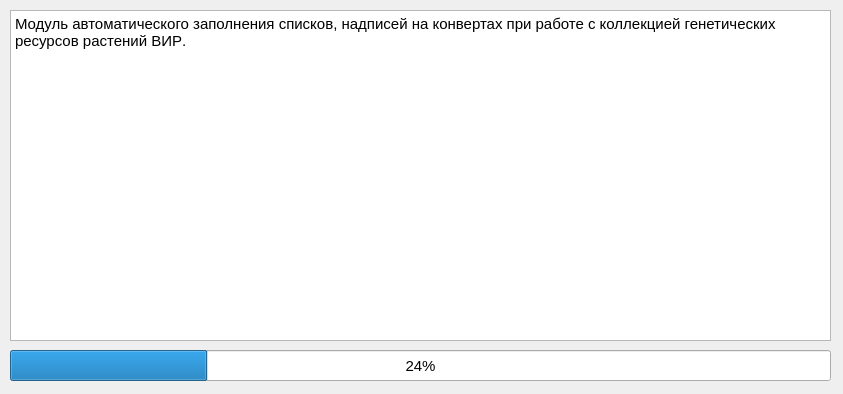
<?xml version="1.0" encoding="UTF-8"?>
<ui version="4.0">
 <class>ReceivedDataDisplay</class>
 <widget class="QWidget" name="ReceivedDataDisplay">
  <property name="geometry">
   <rect>
    <x>0</x>
    <y>0</y>
    <width>843</width>
    <height>394</height>
   </rect>
  </property>
  <property name="windowTitle">
   <string>ReceivedDataDisplay</string>
  </property>
  <widget class="QLineEdit" name="itemNumberLineEdit">
   <property name="geometry">
    <rect>
     <x>10</x>
     <y>10</y>
     <width>681</width>
     <height>41</height>
    </rect>
   </property>
   <property name="font">
    <font>
     <pointsize>11</pointsize>
    </font>
   </property>
   <property name="text">
    <string/>
   </property>
  </widget>
  <widget class="QPushButton" name="deleteButton">
   <property name="geometry">
    <rect>
     <x>10</x>
     <y>60</y>
     <width>101</width>
     <height>41</height>
    </rect>
   </property>
   <property name="font">
    <font>
     <pointsize>11</pointsize>
    </font>
   </property>
   <property name="text">
    <string>Удалить</string>
   </property>
  </widget>
  <widget class="QPushButton" name="longStorageReportButton">
   <property name="geometry">
    <rect>
     <x>590</x>
     <y>60</y>
     <width>101</width>
     <height>41</height>
    </rect>
   </property>
   <property name="font">
    <font>
     <pointsize>11</pointsize>
    </font>
   </property>
   <property name="text">
    <string>Отчет ДХ</string>
   </property>
  </widget>
  <widget class="QPushButton" name="reportButton">
   <property name="geometry">
    <rect>
     <x>720</x>
     <y>60</y>
     <width>101</width>
     <height>41</height>
    </rect>
   </property>
   <property name="font">
    <font>
     <pointsize>11</pointsize>
    </font>
   </property>
   <property name="text">
    <string>Отчет</string>
   </property>
  </widget>
  <widget class="QPushButton" name="findButton">
   <property name="geometry">
    <rect>
     <x>720</x>
     <y>10</y>
     <width>101</width>
     <height>41</height>
    </rect>
   </property>
   <property name="font">
    <font>
     <pointsize>11</pointsize>
    </font>
   </property>
   <property name="text">
    <string>Найти</string>
   </property>
  </widget>
  <widget class="QLabel" name="countLabel">
   <property name="geometry">
    <rect>
     <x>360</x>
     <y>60</y>
     <width>151</width>
     <height>41</height>
    </rect>
   </property>
   <property name="font">
    <font>
     <pointsize>11</pointsize>
    </font>
   </property>
   <property name="text">
    <string>Количество: 0</string>
   </property>
  </widget>
  <widget class="QTextBrowser" name="textBrowser">
   <property name="enabled">
    <bool>true</bool>
   </property>
   <property name="geometry">
    <rect>
     <x>10</x>
     <y>10</y>
     <width>821</width>
     <height>331</height>
    </rect>
   </property>
   <property name="font">
    <font>
     <family>MS Shell Dlg 2</family>
     <pointsize>11</pointsize>
    </font>
   </property>
   <property name="html">
    <string>&lt;!DOCTYPE HTML PUBLIC &quot;-//W3C//DTD HTML 4.0//EN&quot; &quot;http://www.w3.org/TR/REC-html40/strict.dtd&quot;&gt;
&lt;html&gt;&lt;head&gt;&lt;meta name=&quot;qrichtext&quot; content=&quot;1&quot; /&gt;&lt;style type=&quot;text/css&quot;&gt;
p, li { white-space: pre-wrap; }
&lt;/style&gt;&lt;/head&gt;&lt;body style=&quot; font-family:'MS Shell Dlg 2'; font-size:11pt; font-weight:400; font-style:normal;&quot;&gt;
&lt;p style=&quot; margin-top:0px; margin-bottom:0px; margin-left:0px; margin-right:0px; -qt-block-indent:0; text-indent:0px;&quot;&gt;&lt;span style=&quot; font-family:'MS Reference Sans Serif';&quot;&gt;Модуль&lt;/span&gt;&lt;span style=&quot; font-family:'MS Reference Sans Serif'; color:#c0c0c0;&quot;&gt; &lt;/span&gt;&lt;span style=&quot; font-family:'MS Reference Sans Serif';&quot;&gt;автоматического&lt;/span&gt;&lt;span style=&quot; font-family:'MS Reference Sans Serif'; color:#c0c0c0;&quot;&gt; &lt;/span&gt;&lt;span style=&quot; font-family:'MS Reference Sans Serif';&quot;&gt;заполнения&lt;/span&gt;&lt;span style=&quot; font-family:'MS Reference Sans Serif'; color:#c0c0c0;&quot;&gt; &lt;/span&gt;&lt;span style=&quot; font-family:'MS Reference Sans Serif'; color:#000000;&quot;&gt;списков,&lt;/span&gt;&lt;span style=&quot; font-family:'MS Reference Sans Serif'; color:#c0c0c0;&quot;&gt; &lt;/span&gt;&lt;span style=&quot; font-family:'MS Reference Sans Serif'; color:#000000;&quot;&gt;надписей&lt;/span&gt;&lt;span style=&quot; font-family:'MS Reference Sans Serif'; color:#c0c0c0;&quot;&gt; &lt;/span&gt;&lt;span style=&quot; font-family:'MS Reference Sans Serif';&quot;&gt;на&lt;/span&gt;&lt;span style=&quot; font-family:'MS Reference Sans Serif'; color:#c0c0c0;&quot;&gt; &lt;/span&gt;&lt;span style=&quot; font-family:'MS Reference Sans Serif';&quot;&gt;конвертах&lt;/span&gt;&lt;span style=&quot; font-family:'MS Reference Sans Serif'; color:#c0c0c0;&quot;&gt; &lt;/span&gt;&lt;span style=&quot; font-family:'MS Reference Sans Serif';&quot;&gt;при&lt;/span&gt;&lt;span style=&quot; font-family:'MS Reference Sans Serif'; color:#c0c0c0;&quot;&gt; &lt;/span&gt;&lt;span style=&quot; font-family:'MS Reference Sans Serif';&quot;&gt;работе&lt;/span&gt;&lt;span style=&quot; font-family:'MS Reference Sans Serif'; color:#c0c0c0;&quot;&gt; &lt;/span&gt;&lt;span style=&quot; font-family:'MS Reference Sans Serif';&quot;&gt;с&lt;/span&gt;&lt;span style=&quot; font-family:'MS Reference Sans Serif'; color:#c0c0c0;&quot;&gt; &lt;/span&gt;&lt;span style=&quot; font-family:'MS Reference Sans Serif';&quot;&gt;коллекцией&lt;/span&gt;&lt;span style=&quot; font-family:'MS Reference Sans Serif'; color:#c0c0c0;&quot;&gt; &lt;/span&gt;&lt;span style=&quot; font-family:'MS Reference Sans Serif';&quot;&gt;генетических&lt;/span&gt;&lt;span style=&quot; font-family:'MS Reference Sans Serif'; color:#c0c0c0;&quot;&gt; &lt;/span&gt;&lt;span style=&quot; font-family:'MS Reference Sans Serif';&quot;&gt;ресурсов&lt;/span&gt;&lt;span style=&quot; font-family:'MS Reference Sans Serif'; color:#c0c0c0;&quot;&gt; &lt;/span&gt;&lt;span style=&quot; font-family:'MS Reference Sans Serif';&quot;&gt;растений&lt;/span&gt;&lt;span style=&quot; font-family:'MS Reference Sans Serif'; color:#c0c0c0;&quot;&gt; &lt;/span&gt;&lt;span style=&quot; font-family:'MS Reference Sans Serif';&quot;&gt;ВИР&lt;/span&gt;&lt;span style=&quot; font-family:'MS Reference Sans Serif'; color:#000000;&quot;&gt;.&lt;/span&gt;&lt;/p&gt;
&lt;p style=&quot;-qt-paragraph-type:empty; margin-top:0px; margin-bottom:0px; margin-left:0px; margin-right:0px; -qt-block-indent:0; text-indent:0px; font-family:'MS Reference Sans Serif'; color:#000000;&quot;&gt;&lt;br /&gt;&lt;/p&gt;&lt;/body&gt;&lt;/html&gt;</string>
   </property>
  </widget>
  <widget class="QProgressBar" name="progressBar">
   <property name="geometry">
    <rect>
     <x>10</x>
     <y>350</y>
     <width>821</width>
     <height>31</height>
    </rect>
   </property>
   <property name="font">
    <font>
     <pointsize>11</pointsize>
    </font>
   </property>
   <property name="value">
    <number>24</number>
   </property>
  </widget>
  <widget class="QPushButton" name="deleteAllButton">
   <property name="geometry">
    <rect>
     <x>140</x>
     <y>60</y>
     <width>101</width>
     <height>41</height>
    </rect>
   </property>
   <property name="font">
    <font>
     <pointsize>11</pointsize>
    </font>
   </property>
   <property name="text">
    <string>Удалить всё</string>
   </property>
  </widget>
  <widget class="QTableWidget" name="tableWidget">
   <property name="geometry">
    <rect>
     <x>10</x>
     <y>110</y>
     <width>821</width>
     <height>231</height>
    </rect>
   </property>
   <attribute name="horizontalHeaderCascadingSectionResizes">
    <bool>false</bool>
   </attribute>
   <attribute name="horizontalHeaderShowSortIndicator" stdset="0">
    <bool>false</bool>
   </attribute>
   <attribute name="horizontalHeaderStretchLastSection">
    <bool>false</bool>
   </attribute>
   <attribute name="verticalHeaderCascadingSectionResizes">
    <bool>false</bool>
   </attribute>
   <attribute name="verticalHeaderShowSortIndicator" stdset="0">
    <bool>false</bool>
   </attribute>
   <attribute name="verticalHeaderStretchLastSection">
    <bool>false</bool>
   </attribute>
   <column>
    <property name="text">
     <string>Культура (разновидность)</string>
    </property>
    <property name="toolTip">
     <string/>
    </property>
    <property name="font">
     <font>
      <family>MS Shell Dlg 2</family>
      <pointsize>11</pointsize>
      <weight>75</weight>
      <italic>false</italic>
      <bold>true</bold>
      <underline>false</underline>
      <kerning>true</kerning>
     </font>
    </property>
   </column>
   <column>
    <property name="text">
     <string>Номер в основном каталоге ВИР</string>
    </property>
    <property name="font">
     <font>
      <pointsize>11</pointsize>
      <weight>75</weight>
      <bold>true</bold>
     </font>
    </property>
   </column>
   <column>
    <property name="text">
     <string>Страна происхождения</string>
    </property>
    <property name="font">
     <font>
      <pointsize>11</pointsize>
      <weight>75</weight>
      <bold>true</bold>
     </font>
    </property>
   </column>
   <column>
    <property name="text">
     <string>Название образца</string>
    </property>
    <property name="font">
     <font>
      <pointsize>11</pointsize>
      <weight>75</weight>
      <bold>true</bold>
     </font>
    </property>
   </column>
   <column>
    <property name="text">
     <string>Уровень плоидности</string>
    </property>
    <property name="font">
     <font>
      <pointsize>11</pointsize>
      <weight>75</weight>
      <bold>true</bold>
     </font>
    </property>
   </column>
   <column>
    <property name="text">
     <string>Тип развития</string>
    </property>
    <property name="font">
     <font>
      <pointsize>11</pointsize>
      <weight>75</weight>
      <bold>true</bold>
     </font>
    </property>
   </column>
   <column>
    <property name="text">
     <string>Примечание</string>
    </property>
    <property name="font">
     <font>
      <pointsize>11</pointsize>
      <weight>75</weight>
      <bold>true</bold>
     </font>
    </property>
   </column>
  </widget>
  <zorder>tableWidget</zorder>
  <zorder>deleteAllButton</zorder>
  <zorder>itemNumberLineEdit</zorder>
  <zorder>deleteButton</zorder>
  <zorder>longStorageReportButton</zorder>
  <zorder>reportButton</zorder>
  <zorder>findButton</zorder>
  <zorder>countLabel</zorder>
  <zorder>progressBar</zorder>
  <zorder>textBrowser</zorder>
 </widget>
 <layoutdefault spacing="6" margin="11"/>
 <resources/>
 <connections/>
</ui>
